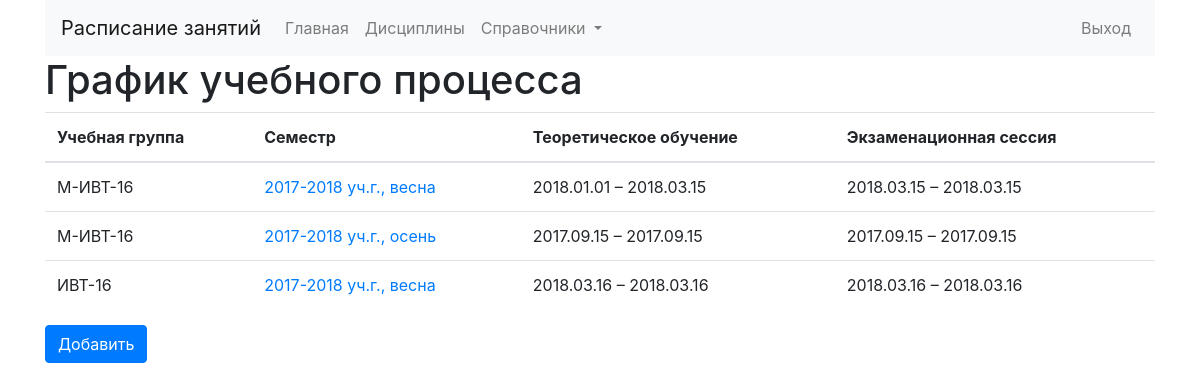
Screenshot of /semester/ (signed in) with the database file from the repository.
### schedule_editor/models.py (models this page shows, shortened)
class Semester(Model):
    AUTUMN = 'AUT'
    SPRING = 'SPR'
    SEMESTER = (
        (AUTUMN, 'осень'),
        (SPRING, 'весна')
    )
    student_group = ForeignKey('StudentGroup', on_delete=CASCADE, verbose_name='учебная группа')
    year = IntegerField('календарный год')
    semester = CharField('семестр', max_length=3, choices=SEMESTER)
    begin_study = DateField('начало теоретического обучения', blank=True, null=True)
    end_study = DateField('конец теоретического обучения', blank=True, null=True)
    begin_exams = DateField('начало экзаменационной сессии', blank=True, null=True)
    end_exams = DateField('конец экзаменационной сессии', blank=True, null=True)
    class Meta:
        verbose_name = 'семестр'
        verbose_name_plural = 'график учебного процесса'
    def get_study_period(self):
        if self.begin_study is None or self.end_study is None:
            return ""
        else:
            return '%s – %s' % (self.begin_study.strftime('%Y.%m.%d'), self.end_study.strftime('%Y.%m.%d'))
    def get_exams_period(self):
        if self.begin_exams is None or self.end_exams is None:
            return ""
        else:
            return '%s – %s' % (self.begin_exams.strftime('%Y.%m.%d'), self.end_exams.strftime('%Y.%m.%d'))
    def get_semester(self):
        begin = self.year
        end = self.year + 1
        if self.semester == Semester.SPRING:
            begin = self.year - 1
            end = self.year
        return '%d-%d уч.г., %s' % (begin, end, self.get_semester_display())

class StudentGroup(Model):
    SPECIALIST = 'SPC'
    BACHELOR = 'BAC'
    MAGISTER = 'MAG'
    QUALIFICATION = (
        (SPECIALIST, 'специалитет'),
        (BACHELOR, 'бакалавриат'),
        (MAGISTER, 'магистратура')
    )
    FULL_TIME = 'OC'
    DISTANCE = 'ZA'
    FORM = (
        (FULL_TIME, 'очная'),
        (DISTANCE, 'заочная')
    )
    name = CharField('наименование', max_length=30, unique=True)
    year = IntegerField('год поступления')
    qualification = CharField('квалификация', max_length=3, choices=QUALIFICATION)
    form = CharField('форма обучения', max_length=2, choices=FORM)
    class Meta:
        verbose_name = 'учебная группа'
        verbose_name_plural = 'учебные группы'
        ordering = ['year', 'name']
    def __str__(self):
        return self.name

### schedule_editor/views.py (the view)
# urls.py: path('semester/', views.semester_list_page, name='semester_list'),
@login_required
def semester_list_page(request):
    if request.method == 'POST':
        semester = get_object_or_404(models.Semester, pk=request.POST.get('semester'))
        semester.delete()
    return render(request, "schedule_editor/semester_list.html", {
        'semester_list': models.Semester.objects.all()
    })

### schedule_editor/templates/schedule_editor/semester_list.html
{% extends 'schedule_editor/menu.html' %}
{% block content %}
<div class="container">
    <div class="row">
        <div class="col">
            <h1>График учебного процесса</h1>
            {% if semester_list %}
            <table class="table table-hover">
                <thead>
                <tr>
                    <th>Учебная группа</th>
                    <th>Семестр</th>
                    <th>Теоретическое обучение</th>
                    <th>Экзаменационная сессия</th>
                </tr>
                </thead>
                <tbody>
                {% for semester in semester_list %}
                <tr>
                    <td>{{ semester.student_group }}</td>
                    <td><a href="{% url 'semester_update' semester.id %}">{{ semester.get_semester }}</a></td>
                    <td>{{ semester.get_study_period }}</td>
                    <td>{{ semester.get_exams_period }}</td>
                </tr>
                {% endfor %}
                </tbody>
            </table>
            {% else %}
            <p>Данные о семестрах еще не введены.</p>
            {% endif %}
            <a href="{% url 'semester_create' %}" class="btn btn-primary">Добавить</a>
        </div>
    </div>
</div>
{% endblock %}

### schedule_editor/templates/schedule_editor/menu.html (shortened to what this page needs)
{% extends "schedule_editor/base.html" %}
{% block body %}
<div class="container">
    <div class="row">
        <div class="col">
            <nav class="navbar navbar-expand-lg navbar-light bg-light">
                <a class="navbar-brand" href="{% url 'index' %}">Расписание занятий</a>
                <div class="collapse navbar-collapse" id="navbarSupportedContent">
                    <ul class="navbar-nav mr-auto">
                        <li class="nav-item{% if request.resolver_match.url_name == 'index' %} active{% endif %}">
                            <a class="nav-link" href="{% url 'index' %}">Главная</a>
                        </li>
                        {% if user.is_authenticated %}
                        <li class="nav-item{% if request.resolver_match.url_name == 'subject_list' %} active{% endif %}">
                            <a class="nav-link" href="{% url 'subject_group' %}">Дисциплины</a>
                        </li>
                        <li class="nav-item dropdown">
                            <a class="nav-link dropdown-toggle" href="#" role="button" data-toggle="dropdown">
                                Справочники
                            </a>
                        </li>
                        {% endif %}
                    </ul>
                    <ul class="navbar-nav">
                        {% if user.is_authenticated %}
                        <li class="nav-item"><a class="nav-link" href="{% url 'logout' %}">Выход</a></li>
                        {% else %}
                        <li class="nav-item"><a class="nav-link" href="{% url 'login' %}">Вход</a></li>
                        {% endif %}
                    </ul>
                </div>
            </nav>
        </div>
    </div>
</div>
{% block content %}{% endblock %}
{% endblock %}

### schedule_editor/templates/schedule_editor/base.html (shortened to what this page needs)
{% load static %}
<!doctype html>
<html lang="ru">
<head>
    <link rel="stylesheet" href="{% static 'schedule_editor/css/bootstrap.min.css' %}">
    <link rel="stylesheet" href="{% static 'schedule_editor/css/bootstrap-datetimepicker.min.css' %}">
    <link rel="stylesheet" href="{% static 'schedule_editor/css/fontawesome-all.min.css' %}">
    <link rel="stylesheet" href="{% static 'schedule_editor/css/styles.css' %}">
</head>
<body>
{% block body %}{% endblock %}
</body>
</html>

### rows the page displays
Semester: student_group "М-ИВТ-16", get_semester "2017-2018 уч.г., весна", get_study_period "2018.01.01 – 2018.03.15", get_exams_period "2018.03.15 – 2018.03.15"
Semester: student_group "М-ИВТ-16", get_semester "2017-2018 уч.г., осень", get_study_period "2017.09.15 – 2017.09.15", get_exams_period "2017.09.15 – 2017.09.15"
Semester: student_group "ИВТ-16", get_semester "2017-2018 уч.г., весна", get_study_period "2018.03.16 – 2018.03.16", get_exams_period "2018.03.16 – 2018.03.16"
